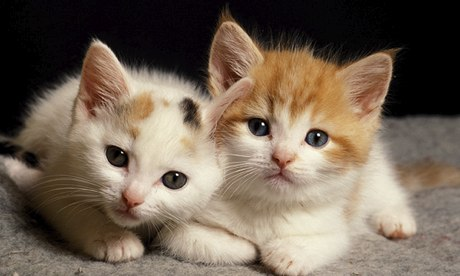
#> input picture cat2.jpg, 460 x 276 px
$ python image.py
#> lines starting #> are read from the running program, lines starting #| are printed output that depends on the picture
#!/usr/bin/python3

import  cv2

print(cv2.__version__)
#  reading  data from a image file
'''
imread --- 1 , 0 , -1
1 -- original image
0 - grayscale (black and white)
-1 transparency ingore
'''
img=cv2.imread('cat2.jpg',1)
#> img is the input picture: shape (276, 460, 3); mean B, G, R 85.9, 101.2, 116.1
img1=cv2.imread('cat.jpg',1)
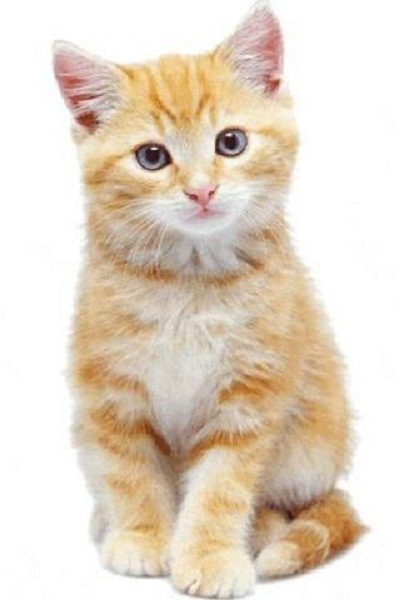
#> input picture cat.jpg, 400 x 600 px
#> img1 is the input picture: shape (600, 400, 3); mean B, G, R 199.7, 215.5, 228.6
img2=cv2.imread('cat.jpg',0)
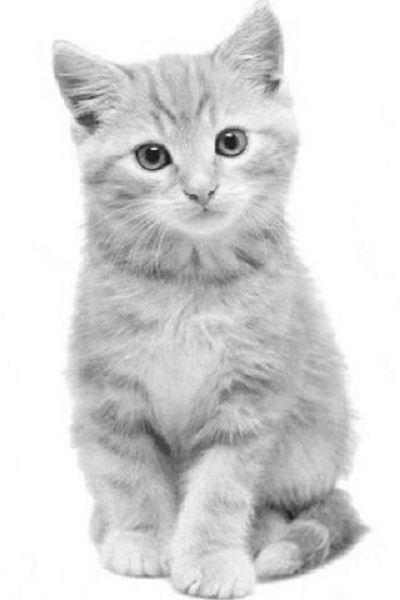
#> img2: shape (600, 400); min 20, max 255, mean 217.6
#img3=cv2.imread('cat.jpg',0)
img4=cv2.imread('cat2.JPG',0)
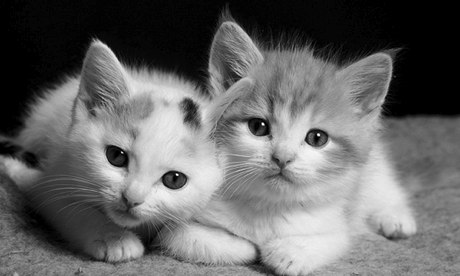
#> img4: shape (276, 460); min 0, max 255, mean 103.9
print(img)
#> (printed output is left out)
print(img.shape)
#| (276, 460, 3)
print(img1.shape)
#| (600, 400, 3)
#  to show the image
cv2.imshow('windowname',img1+30)
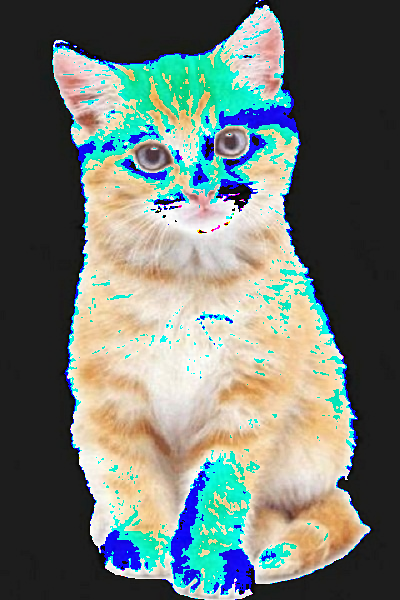
#> window 'windowname': shape (600, 400, 3); mean B, G, R 112.9, 119.7, 109.3
cv2.imshow('windowname1',img2)
#cv2.imshow('windowname2',img1+img4)
cv2.waitKey(0)
cv2.destroyAllWindows()
